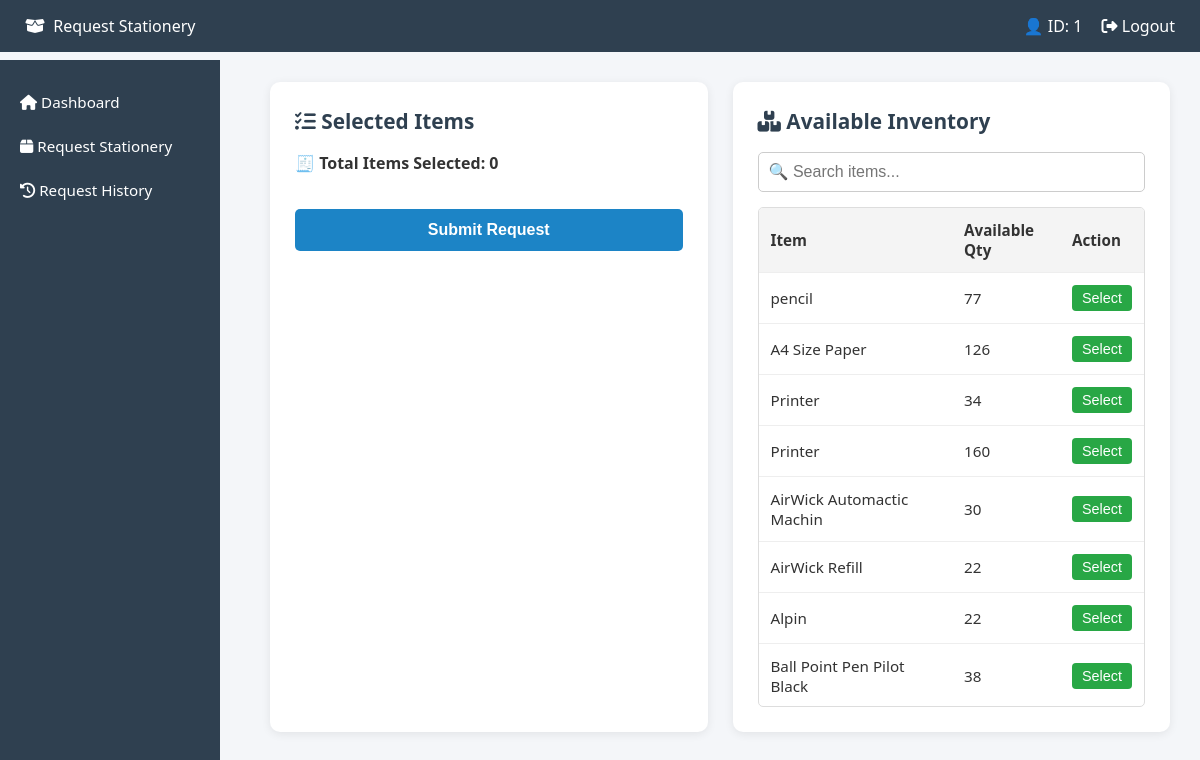
/employee/request_stationery.php (signed in), run on the app's committed database.
### tables this page shows
CREATE TABLE `inventory` (
  `id` int(11) NOT NULL,
  `item_name` varchar(255) NOT NULL,
  `description` text DEFAULT NULL,
  `quantity` int(11) NOT NULL DEFAULT 0,
  `created_at` timestamp NOT NULL DEFAULT current_timestamp(),
  `updated_at` timestamp NOT NULL DEFAULT current_timestamp() ON UPDATE current_timestamp(),
  `image_path` varchar(255) DEFAULT NULL
);

### employee/request_stationery.php (the view, shortened to what this page needs)
<?php
include '../config/db.php';
$query = "
    SELECT
        i.id,
        i.item_name,
        i.quantity AS total_quantity,
        COALESCE(SUM(r.approved_quantity), 0) AS total_approved,
        (i.quantity - COALESCE(SUM(r.approved_quantity), 0)) AS available_quantity
    FROM inventory i
    LEFT JOIN requests r ON i.id = r.item_id AND r.status = 'approved'
    GROUP BY i.id
";
$result = $conn->query($query);
$items = [];
while ($row = $result->fetch_assoc()) {
    $items[] = $row;
}
?>
<!DOCTYPE html>
<html lang="en">
<head>
  <link rel="stylesheet" href="https://cdnjs.cloudflare.com/ajax/libs/font-awesome/6.5.0/css/all.min.css" />
</head>
<body>
<div class="navbar">
  <div><i class="fas fa-box-open"></i> &nbsp;Request Stationery</div>
  <div>
    👤 ID: <?= $_SESSION['user_id'] ?>
    <a href="../auth/logout.php"><i class="fas fa-sign-out-alt"></i> Logout</a>
  </div>
</div>
<div class="sidebar">
  <a href="dashboard.php"><i class="fas fa-home"></i> Dashboard</a>
  <a href="request_stationery.php"><i class="fas fa-box"></i> Request Stationery</a>
  <a href="request_history.php"><i class="fas fa-clock-rotate-left"></i> Request History</a>
</div>
<div class="content">
  <div class="main-container">
    <div class="form-container">
      <h2><i class="fas fa-list-check"></i> Selected Items</h2>
      <form method="POST" id="requestForm">
        <p id="totalSelected">🧾 Total Items Selected: 0</p>
        <button type="submit" onclick="return confirm('Submit selected items?')">Submit Request</button>
      </form>
    </div>
    <div class="stock-container">
  <h2><i class="fas fa-boxes-stacked"></i> Available Inventory</h2>
  <input type="text" id="searchInput" placeholder="🔍 Search items..." />
  <div class="inventory-scroll">
    <table>
      <thead>
        <tr>
          <th>Item</th>
          <th>Available Qty</th>
          <th>Action</th>
        </tr>
      </thead>
      <tbody>
        <?php foreach ($items as $item): ?>
          <tr>
            <td><?= htmlspecialchars($item['item_name']) ?></td>
            <td><?= max(0, (int)$item['available_quantity']) ?></td>
            <td>
              <button class="select-btn"
                      type="button"
                      data-id="<?= $item['id'] ?>"
                      data-name="<?= htmlspecialchars($item['item_name'], ENT_QUOTES) ?>"
                      data-qty="<?= max(0, (int)$item['available_quantity']) ?>">
                Select
              </button>
            </td>
          </tr>
        <?php endforeach; ?>
      </tbody>
    </table>
  </div>
</div>
  </div>
</div>
</body>
</html>

### employee/request_stationery.php (style rules this page uses)
* { box-sizing: border-box; }
body { margin: 0; font-family: 'Segoe UI', sans-serif; background: #f4f6f9; color: #333; }
.navbar { background: #2f4050; color: white; padding: 15px 25px; display: flex; justify-content: space-between; align-items: center; font-size: 1rem; position: sticky; top: 0; z-index: 1000; }
.navbar a { color: #fff; text-decoration: none; margin-left: 15px; }
.sidebar { width: 220px; background: #2f4050; color: white; position: fixed; top: 60px; bottom: 0; padding-top: 20px; overflow-y: auto; }
.sidebar a { display: block; color: white; padding: 12px 20px; text-decoration: none; font-size: 0.95rem; }
.content { margin-left: 240px; padding: 30px; }
.main-container { display: flex; gap: 25px; flex-wrap: wrap; }
.form-container, .stock-container { background: white; padding: 25px; border-radius: 10px; box-shadow: 0 2px 10px rgba(0,0,0,0.08); flex: 1; min-width: 350px; }
h2 { margin-top: 0; color: #2f4050; font-size: 1.3rem; }
#totalSelected { font-weight: bold; color: #333; margin: 15px 0; }
button[type="submit"] { margin-top: 20px; padding: 12px; background-color: #1c84c6; color: white; border: none; border-radius: 5px; width: 100%; font-weight: bold; font-size: 1rem; cursor: pointer; }
.select-btn { background-color: #28a745; color: white; border: none; padding: 5px 10px; border-radius: 4px; cursor: pointer; font-size: 0.9rem; }
#searchInput { width: 100%; padding: 10px; margin-bottom: 15px; border-radius: 5px; border: 1px solid #ccc; font-size: 1rem; }
.inventory-scroll { max-height: 500px; overflow-y: auto; border: 1px solid #ddd; border-radius: 5px; }
.inventory-scroll table { width: 100%; border-collapse: collapse; }
.inventory-scroll th, .inventory-scroll td { padding: 12px; border-bottom: 1px solid #eee; text-align: left; font-size: 0.95rem; }
.inventory-scroll th { background-color: #f4f4f4; position: sticky; top: 0; z-index: 10; }

### data on the page
inventory: item_name "pencil", max(0, (int)$item['available_quantity']) "77"
inventory: item_name "A4 Size Paper", max(0, (int)$item['available_quantity']) "126"
inventory: item_name "Printer", max(0, (int)$item['available_quantity']) "34"
inventory: item_name "Printer", max(0, (int)$item['available_quantity']) "160"
inventory: item_name "AirWick Automactic Machin", max(0, (int)$item['available_quantity']) "30"
inventory: item_name "AirWick Refill", max(0, (int)$item['available_quantity']) "22"
inventory: item_name "Alpin", max(0, (int)$item['available_quantity']) "22"
inventory: item_name "Ball Point Pen Pilot Black", max(0, (int)$item['available_quantity']) "38"

### other printed values
$_SESSION['user_id'] "1"
